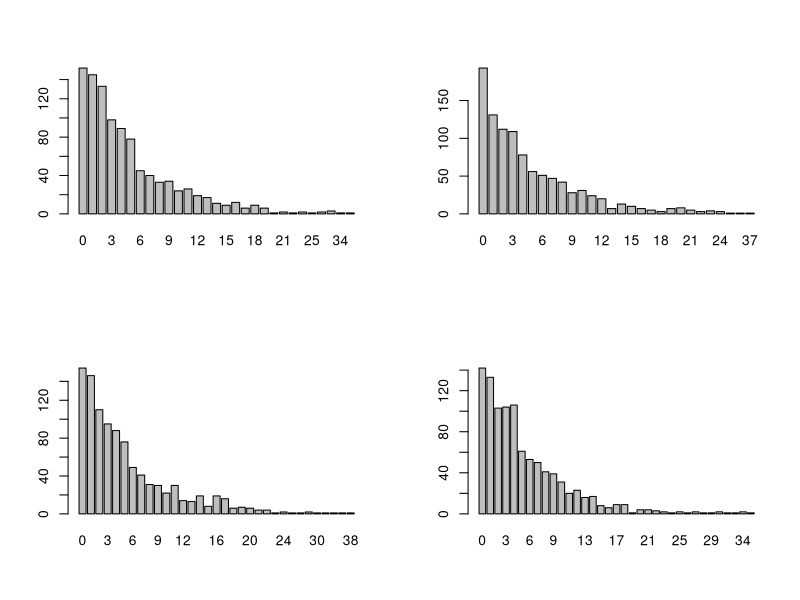

R code for this plot:
## ---- chunk 1
knitr::opts_chunk$set(echo = TRUE)
library(kableExtra)
## ---- chunk 2
rm(list = ls())
## ---- chunk 3
par( mfrow= c(2,2) )
for (i in 1:4) {
  set.seed(100*i)
  xilia_paixnidia <- rgeom(1000, 1/6)
  pin_syxn <- table(xilia_paixnidia)
  barplot(pin_syxn)
}
## ---- chunk 4
dgeom(7, 1/6)
